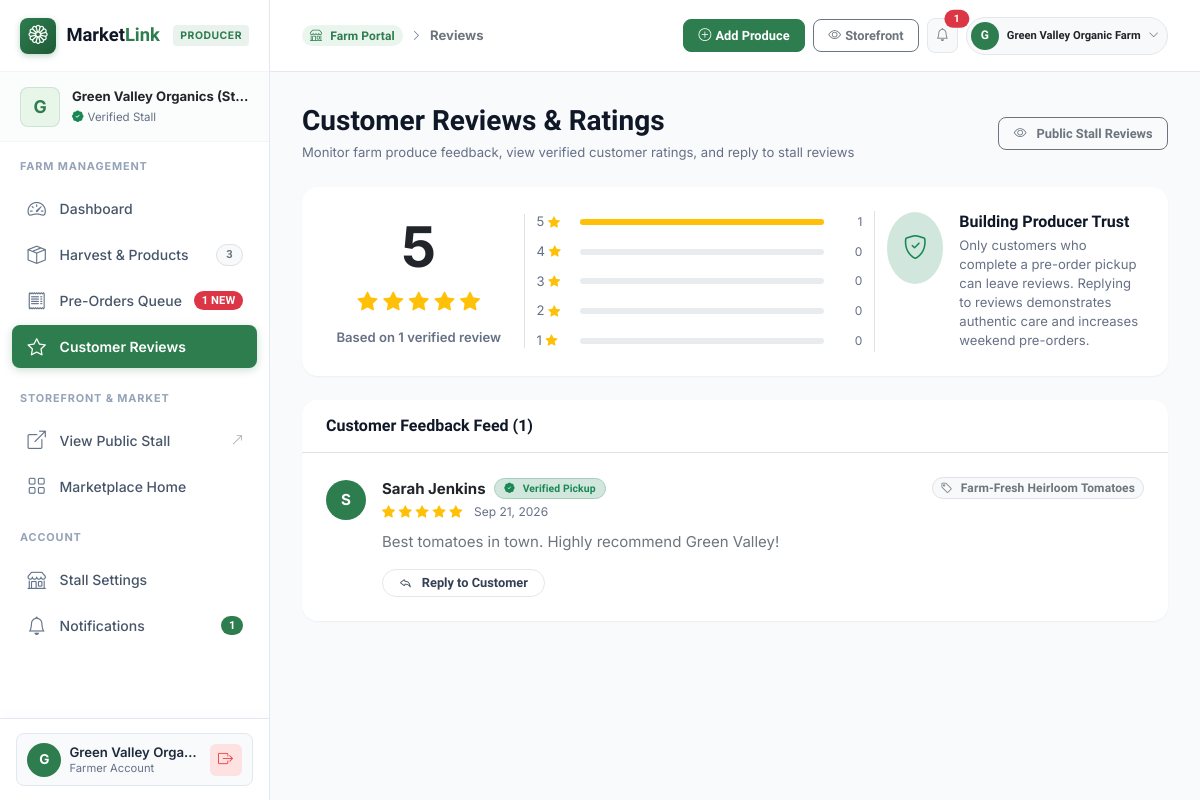
The app's page /farmer/reviews.php (signed in) with its own data.
### tables this page shows
CREATE TABLE IF NOT EXISTS `farmer_profiles` (
    `farmer_id` INT PRIMARY KEY,
    `stall_name` VARCHAR(150) NOT NULL,
    `address` TEXT DEFAULT NULL,
    `latitude` DECIMAL(10, 8) DEFAULT NULL,
    `longitude` DECIMAL(11, 8) DEFAULT NULL,
    `operating_days` VARCHAR(100) DEFAULT NULL,
    `pickup_window_start` TIME DEFAULT NULL,
    `pickup_window_end` TIME DEFAULT NULL,
    `order_cutoff_hours` INT NOT NULL DEFAULT 2,
    CONSTRAINT `fk_farmer_profiles_user` FOREIGN KEY (`farmer_id`) REFERENCES `users` (`user_id`) ON DELETE CASCADE
);

CREATE TABLE IF NOT EXISTS `users` (
    `user_id` INT AUTO_INCREMENT PRIMARY KEY,
    `name` VARCHAR(100) NOT NULL,
    `email` VARCHAR(150) NOT NULL UNIQUE,
    `password_hash` VARCHAR(255) NOT NULL,
    `phone` VARCHAR(20) DEFAULT NULL,
    `role` ENUM('customer', 'farmer', 'admin') NOT NULL,
    `status` ENUM('active', 'suspended', 'pending') NOT NULL DEFAULT 'active',
    `created_at` DATETIME NOT NULL DEFAULT CURRENT_TIMESTAMP,
    INDEX `idx_users_role` (`role`),
    INDEX `idx_users_status` (`status`)
);

CREATE TABLE IF NOT EXISTS `reviews` (
    `review_id` INT AUTO_INCREMENT PRIMARY KEY,
    `customer_id` INT NOT NULL,
    `farmer_id` INT DEFAULT NULL,
    `product_id` INT DEFAULT NULL,
    `rating` TINYINT NOT NULL CHECK (`rating` BETWEEN 1 AND 5),
    `comment` TEXT NOT NULL,
    `farmer_response` TEXT DEFAULT NULL,
    `created_at` DATETIME NOT NULL DEFAULT CURRENT_TIMESTAMP,
    CONSTRAINT `fk_reviews_customer` FOREIGN KEY (`customer_id`) REFERENCES `users` (`user_id`) ON DELETE CASCADE,
    CONSTRAINT `fk_reviews_farmer` FOREIGN KEY (`farmer_id`) REFERENCES `users` (`user_id`) ON DELETE CASCADE,
    CONSTRAINT `fk_reviews_product` FOREIGN KEY (`product_id`) REFERENCES `products` (`product_id`) ON DELETE CASCADE,
    INDEX `idx_reviews_farmer` (`farmer_id`),
    INDEX `idx_reviews_product` (`product_id`)
);

CREATE TABLE IF NOT EXISTS `products` (
    `product_id` INT AUTO_INCREMENT PRIMARY KEY,
    `farmer_id` INT NOT NULL,
    `category` VARCHAR(50) NOT NULL,
    `name` VARCHAR(100) NOT NULL,
    `description` TEXT DEFAULT NULL,
    `price` DECIMAL(10, 2) NOT NULL,
    `unit` VARCHAR(20) NOT NULL DEFAULT 'kg',
    `quantity_available` INT NOT NULL DEFAULT 0,
    `image_url` TEXT DEFAULT NULL,
    `is_sold_out` TINYINT(1) NOT NULL DEFAULT 0,
    `created_at` DATETIME NOT NULL DEFAULT CURRENT_TIMESTAMP,
    CONSTRAINT `fk_products_farmer` FOREIGN KEY (`farmer_id`) REFERENCES `users` (`user_id`) ON DELETE CASCADE,
    INDEX `idx_products_farmer_cat` (`farmer_id`, `category`),
    INDEX `idx_products_category` (`category`)
);

### farmer/reviews.php (the view, shortened to what the rows shown need)
<?php
require_once __DIR__ . '/../includes/auth-check.php';
$farmer_id = get_logged_in_user_id();
$reviews = [];
try {
    $stmt = $pdo->prepare("SELECT r.*, u.name as customer_name, p.name as product_name
                          FROM reviews r
                          JOIN users u ON r.customer_id = u.user_id
                          LEFT JOIN products p ON r.product_id = p.product_id
                          WHERE r.farmer_id = :fid OR p.farmer_id = :fid2
                          ORDER BY r.created_at DESC");
    $stmt->execute([':fid' => $farmer_id, ':fid2' => $farmer_id]);
    $reviews = $stmt->fetchAll();
} catch (PDOException $e) {
    error_log("Fetch reviews error: " . $e->getMessage());
}
require_once __DIR__ . '/includes/header.php';
?>
<div class="d-flex flex-column flex-md-row justify-content-between align-items-md-center gap-3 mb-4">
    <div>
        <h1 class="h3 mb-1 fw-bold">Customer Reviews & Ratings</h1>
    </div>
</div>
<div class="card shadow-xs border-0 rounded-4 overflow-hidden">
    <div class="card-body p-0">
        <?php if (!empty($reviews)): ?>
            <div class="list-group list-group-flush">
                <?php foreach ($reviews as $rev):
                    $c_initial = strtoupper(mb_substr($rev['customer_name'], 0, 1));
                ?>
                    <div class="list-group-item p-4">
                        <div class="d-flex justify-content-between align-items-start gap-2 mb-2">
                            <div class="d-flex align-items-center gap-3">
                                <div class="user-avatar" style="width: 40px; height: 40px; font-size: 0.95rem;">
                                    <?= e($c_initial) ?>
                                </div>
                                <div>
                                    <div class="fw-bold text-dark d-flex align-items-center gap-2">
                                        <?= e($rev['customer_name']) ?>
                                        <span class="badge bg-success-subtle text-success border border-success-subtle rounded-pill" style="font-size: 0.65rem;">
                                            <i class="bi bi-patch-check-fill me-1"></i> Verified Pickup
                                        </span>
                                    </div>
                                    <div class="text-warning small mb-0">
                                        <?php for ($i = 1; $i <= 5; $i++): ?>
                                            <i class="bi <?= $i <= $rev['rating'] ? 'bi-star-fill' : 'bi-star' ?>"></i>
                                        <?php endfor; ?>
                                        <span class="text-muted ms-2" style="font-size: 0.75rem;"><?= format_date($rev['created_at']) ?></span>
                                    </div>
                                </div>
                            </div>
                            <?php if (!empty($rev['product_name'])): ?>
                                <span class="badge bg-light text-secondary border px-2 py-1" style="font-size: 0.75rem;">
                                    <i class="bi bi-tag me-1"></i> <?= e($rev['product_name']) ?>
                                </span>
                            <?php endif; ?>
                        </div>
                        <p class="mb-3 text-secondary ps-sm-5 ms-sm-2" style="line-height: 1.5;"><?= nl2br(e($rev['comment'])) ?></p>
                        <div class="ps-sm-5 ms-sm-2">
                            <?php if (!empty($rev['farmer_response'])): ?>
                                <div class="p-3 rounded-3 bg-light border-start border-success border-4 mb-2 small">
                                    <div class="fw-bold text-success mb-1 d-flex align-items-center gap-1">
                                        <i class="bi bi-reply-fill"></i> Your Public Response:
                                    </div>
                                    <p class="mb-0 text-dark"><?= nl2br(e($rev['farmer_response'])) ?></p>
                                </div>
                            <?php else: ?>
                                <button class="btn btn-outline-primary btn-sm py-1 px-3 rounded-pill" type="button" data-bs-toggle="collapse" data-bs-target="#replyForm_<?= $rev['review_id'] ?>" aria-expanded="false">
                                    <i class="bi bi-reply me-1"></i> Reply to Customer
                                </button>
                            <?php endif; ?>
                        </div>
                    </div>
                <?php endforeach; ?>
            </div>
        <?php endif; ?>
    </div>
</div>
<?php require_once __DIR__ . '/includes/footer.php'; ?>

### farmer/includes/header.php (shortened to what the rows shown need)
<?php
require_once __DIR__ . '/../../includes/auth-check.php';
require_once __DIR__ . '/../../includes/functions.php';
$farmer_id     = get_logged_in_user_id();
$farmer_name   = get_logged_in_user_name();
$sidebar_profile = null;
if (isset($pdo) && $farmer_id) {
    try {
        $u_stmt = $pdo->prepare("SELECT name, email FROM users WHERE user_id = :uid LIMIT 1");
        $u_stmt->execute([':uid' => $farmer_id]);
        $u_data = $u_stmt->fetch();
        if ($u_data && !empty($u_data['name'])) {
            $farmer_name = $u_data['name'];
        }
        $fp_stmt = $pdo->prepare("SELECT stall_name, address, operating_days FROM farmer_profiles WHERE farmer_id = :fid LIMIT 1");
        $fp_stmt->execute([':fid' => $farmer_id]);
        $sidebar_profile = $fp_stmt->fetch();
    } catch (PDOException $e) {
        error_log("Farmer sidebar metrics query error: " . $e->getMessage());
    }
}
$stall_display_name = !empty($sidebar_profile['stall_name']) ? $sidebar_profile['stall_name'] : ($farmer_name ? $farmer_name . "'s Farm" : 'My Farm Stall');
$stall_initial = strtoupper(mb_substr($stall_display_name, 0, 1));
$user_initial = $farmer_name ? strtoupper(mb_substr($farmer_name, 0, 1)) : 'F';
?>
<!DOCTYPE html>
<html lang="en">
<head>
    <link href="https://cdn.jsdelivr.net/npm/bootstrap@5.3.3/dist/css/bootstrap.min.css" rel="stylesheet">
    <link rel="stylesheet" href="https://cdn.jsdelivr.net/npm/bootstrap-icons@1.11.3/font/bootstrap-icons.min.css">
    <link rel="stylesheet" href="https://unpkg.com/leaflet@1.9.4/dist/leaflet.css">
    <link rel="stylesheet" href="<?= ASSETS_URL ?>css/style.css?v=<?= time() ?>">
</head>
<body class="bg-light">
<div class="farmer-app-wrapper">
    <aside class="farmer-sidebar" id="farmerSidebar">
        <div class="farmer-stall-banner">
            <div class="farmer-stall-avatar"><?= e($stall_initial) ?></div>
            <div style="min-width: 0; flex: 1 1 0%; overflow: hidden;">
                <div class="fw-bold small text-dark text-truncate" title="<?= e($stall_display_name) ?>">
                    <?= e($stall_display_name) ?>
                </div>
                <div class="d-flex align-items-center gap-1 text-muted text-truncate" style="font-size: 0.72rem;">
                    <i class="bi bi-patch-check-fill text-success flex-shrink-0"></i>
                    <span class="text-truncate">Verified Stall</span>
                </div>
            </div>
        </div>
        <div class="farmer-sidebar-footer">
            <div class="farmer-user-chip">
                <div class="d-flex align-items-center gap-2" style="min-width: 0; flex: 1 1 0%; overflow: hidden;">
                    <div class="farmer-user-avatar"><?= e($user_initial) ?></div>
                    <div style="min-width: 0; flex: 1 1 0%; overflow: hidden;">
                        <div class="farmer-user-name text-truncate" title="<?= e($farmer_name) ?>"><?= e($farmer_name) ?></div>
                        <div class="farmer-user-role text-muted text-truncate">Farmer Account</div>
                    </div>
                </div>
            </div>
        </div>
    </aside>
    <div class="farmer-main-wrapper">
        <header class="farmer-topbar">
            <div class="d-flex align-items-center gap-2">
                <div class="dropdown">
                    <button class="btn btn-light btn-sm border d-flex align-items-center gap-2 p-1 pe-2 rounded-pill" type="button" data-bs-toggle="dropdown" aria-expanded="false">
                        <div class="user-avatar" style="width: 28px; height: 28px; font-size: 0.75rem;"><?= e($user_initial) ?></div>
                        <span class="small fw-semibold d-none d-sm-inline text-dark"><?= e($farmer_name) ?></span>
                        <i class="bi bi-chevron-down small text-muted" style="font-size: 0.65rem;"></i>
                    </button>
                </div>
            </div>
        </header>
        <main class="farmer-content-body">

### records on screen
farmer_profiles: stall_name "G", stall_name "Green Valley Organics (St…"
users: name "G", name "Green Valley Orga…", name "Green Valley Organic Farm"
reviews: customer.name "S", customer.name "Sarah Jenkins", rating 5 (drawn), created_at "Sep 21, 2026", product.name "Farm-Fresh Heirloom Tomatoes", comment "Best tomatoes in town. Highly recommend Green Valley!"

### other values on screen
$sidebar_products_count "3"
$sidebar_pending_orders "1"
$sidebar_unread_notifs "1"
$active_nav "Reviews"
min($sidebar_unread_notifs, 9) "1"
$avg_rating "5"
$total_reviews "1"
$star_counts[$s] "1"
$star_counts[$s] "0"
